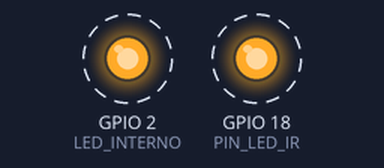
Recording of a program running on a simulated ESP32. Shown: output pins drawn as LEDs (lit = HIGH). Dashed ring = blinking. What the program prints to the serial monitor is not drawn.

Above: at 0.5 s.
Timing chart, 0 to 4.6 s (numbered marks = the images above):
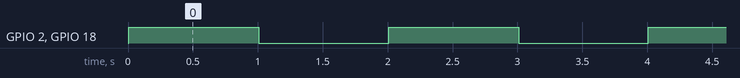

Measured:
- by itself, GPIO 2 (LED_INTERNO), GPIO 18 (PIN_LED_IR): alternates HIGH for 1.0 s and LOW for 1.0 s

The program:

main.cpp
```cpp
#include <Arduino.h>

// Definimos o pino onde o LED IR está conectado
#define PIN_LED_IR 18
#define LED_INTERNO 2

void setup() {
  Serial.begin(115200);

  // Configura os pinos como saída
  pinMode(PIN_LED_IR, OUTPUT);
  pinMode(LED_INTERNO, OUTPUT);

  Serial.println("=========================================");
  Serial.println("   Teste Isolado do LED Emissor IR       ");
  Serial.println("=========================================");
}

void loop() {
  // Liga o LED IR e o LED azul interno ao mesmo tempo
  digitalWrite(PIN_LED_IR, HIGH);
  digitalWrite(LED_INTERNO, HIGH);
  Serial.println("[IR] LIGADO (Invisível a olho nu)");
  delay(1000); // Aguarda 1 segundo

  // Desliga ambos
  digitalWrite(PIN_LED_IR, LOW);
  digitalWrite(LED_INTERNO, LOW);
  Serial.println("[IR] DESLIGADO");
  delay(1000); // Aguarda 1 segundo
}
```
